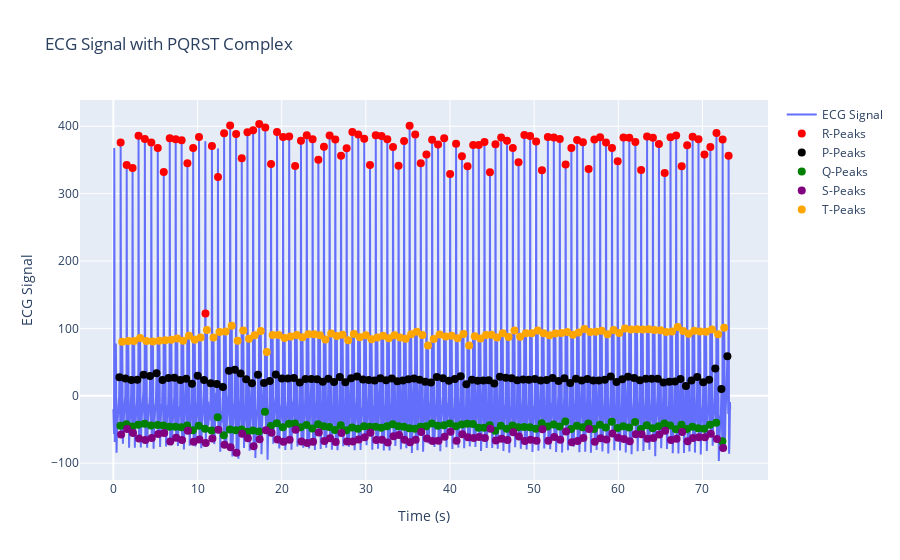

Notebook code for this chart:
### Code cell
import pandas as pd
import neurokit2 as nk
import numpy as np
import plotly.graph_objects as go

csv_file = 'ecg_sample.csv' 
data = pd.read_csv(csv_file)

ecg_data = data['Channel1']
time = np.arange(len(ecg_data)) / 250  # Create a time array in seconds

signals, info = nk.ecg_process(ecg_data, sampling_rate=250)
cleaned_ecg = signals['ECG_Clean']
r_peaks = info['ECG_R_Peaks']
p_peaks = info.get('ECG_P_Peaks', [])
q_peaks = info.get('ECG_Q_Peaks', [])
s_peaks = info.get('ECG_S_Peaks', [])
t_peaks = info.get('ECG_T_Peaks', [])

rr_intervals = np.diff(r_peaks) / 250  # R-R intervals in seconds
heart_rate = 60 / rr_intervals  # Heart rate in BPM for each interval
average_heart_rate = np.mean(heart_rate)  # Compute the average heart rate
print(f'Average Heart Rate: {average_heart_rate:.2f} BPM')

fig = go.Figure()
fig.add_trace(go.Scatter(x=time, y=cleaned_ecg, mode='lines', name='ECG Signal'))

def add_peak_trace(peak_indices, name, color):
    if len(peak_indices) > 0:
        # Filter valid indices
        valid_indices = [i for i in peak_indices if 0 <= i < len(time)]
        if valid_indices:
            fig.add_trace(go.Scatter(x=time[valid_indices], y=cleaned_ecg[valid_indices],
                                     mode='markers', name=name, marker=dict(color=color, size=8)))

add_peak_trace(r_peaks, 'R-Peaks', 'red')
add_peak_trace(p_peaks, 'P-Peaks', 'black')
add_peak_trace(q_peaks, 'Q-Peaks', 'green')
add_peak_trace(s_peaks, 'S-Peaks', 'purple')
add_peak_trace(t_peaks, 'T-Peaks', 'orange')

fig.update_layout(title='ECG Signal with PQRST Complex',
                  xaxis_title='Time (s)',
                  yaxis_title='ECG Signal')
fig.show()
